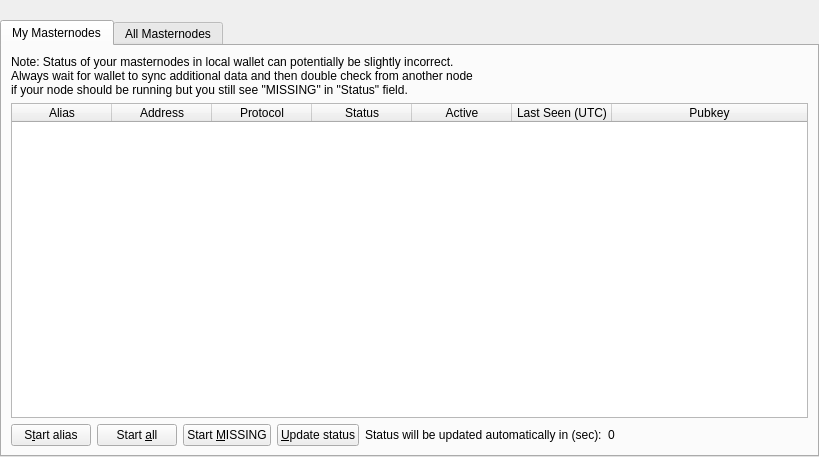
<?xml version="1.0" encoding="UTF-8"?>
<ui version="4.0">
 <class>MasternodeList</class>
 <widget class="QWidget" name="MasternodeList">
  <property name="enabled">
   <bool>true</bool>
  </property>
  <property name="geometry">
   <rect>
    <x>0</x>
    <y>0</y>
    <width>819</width>
    <height>457</height>
   </rect>
  </property>
  <property name="windowTitle">
   <string>Form</string>
  </property>
  <layout class="QVBoxLayout" name="topLayout">
   <property name="leftMargin">
    <number>0</number>
   </property>
   <property name="topMargin">
    <number>0</number>
   </property>
   <property name="rightMargin">
    <number>0</number>
   </property>
   <property name="bottomMargin">
    <number>0</number>
   </property>
   <item>
    <layout class="QVBoxLayout" name="verticalLayout">
     <property name="bottomMargin">
      <number>0</number>
     </property>
     <item>
      <spacer name="horizontalSpacer0">
       <property name="orientation">
        <enum>Qt::Horizontal</enum>
       </property>
       <property name="sizeHint" stdset="0">
        <size>
         <width>40</width>
         <height>20</height>
        </size>
       </property>
      </spacer>
     </item>
     <item>
      <widget class="QTabWidget" name="tabWidget">
       <property name="currentIndex">
        <number>0</number>
       </property>
       <widget class="QWidget" name="tabMyMasternodes">
        <attribute name="title">
         <string>My Masternodes</string>
        </attribute>
        <layout class="QGridLayout" name="gridLayout_2">
         <item row="0" column="0">
          <layout class="QVBoxLayout" name="verticalLayout_2">
           <property name="bottomMargin">
            <number>0</number>
           </property>
           <item>
            <layout class="QHBoxLayout" name="horizontalLayout_note">
             <property name="bottomMargin">
              <number>0</number>
             </property>
             <item>
              <widget class="QLabel" name="updateNote">
               <property name="text">
                <string>Note: Status of your masternodes in local wallet can potentially be slightly incorrect.&lt;br /&gt;Always wait for wallet to sync additional data and then double check from another node&lt;br /&gt;if your node should be running but you still see &quot;MISSING&quot; in &quot;Status&quot; field.</string>
               </property>
              </widget>
             </item>
            </layout>
           </item>
           <item>
            <widget class="QTableWidget" name="tableWidgetMyMasternodes">
             <property name="minimumSize">
              <size>
               <width>695</width>
               <height>0</height>
              </size>
             </property>
             <property name="palette">
              <palette>
               <active>
                <colorrole role="Text">
                 <brush brushstyle="SolidPattern">
                  <color alpha="255">
                   <red>51</red>
                   <green>51</green>
                   <blue>51</blue>
                  </color>
                 </brush>
                </colorrole>
               </active>
               <inactive>
                <colorrole role="Text">
                 <brush brushstyle="SolidPattern">
                  <color alpha="255">
                   <red>51</red>
                   <green>51</green>
                   <blue>51</blue>
                  </color>
                 </brush>
                </colorrole>
               </inactive>
               <disabled>
                <colorrole role="Text">
                 <brush brushstyle="SolidPattern">
                  <color alpha="255">
                   <red>85</red>
                   <green>85</green>
                   <blue>85</blue>
                  </color>
                 </brush>
                </colorrole>
               </disabled>
              </palette>
             </property>
             <property name="editTriggers">
              <set>QAbstractItemView::NoEditTriggers</set>
             </property>
             <property name="alternatingRowColors">
              <bool>true</bool>
             </property>
             <property name="selectionMode">
              <enum>QAbstractItemView::SingleSelection</enum>
             </property>
             <property name="selectionBehavior">
              <enum>QAbstractItemView::SelectRows</enum>
             </property>
             <property name="sortingEnabled">
              <bool>true</bool>
             </property>
             <attribute name="horizontalHeaderStretchLastSection">
              <bool>true</bool>
             </attribute>
             <column>
              <property name="text">
               <string>Alias</string>
              </property>
             </column>
             <column>
              <property name="text">
               <string>Address</string>
              </property>
             </column>
             <column>
              <property name="text">
               <string>Protocol</string>
              </property>
             </column>
             <column>
              <property name="text">
               <string>Status</string>
              </property>
             </column>
             <column>
              <property name="text">
               <string>Active</string>
              </property>
             </column>
             <column>
              <property name="text">
               <string>Last Seen (UTC)</string>
              </property>
             </column>
             <column>
              <property name="text">
               <string>Pubkey</string>
              </property>
             </column>
            </widget>
           </item>
           <item>
            <layout class="QHBoxLayout" name="horizontalLayout_5">
             <property name="bottomMargin">
              <number>0</number>
             </property>
             <item>
              <widget class="QPushButton" name="startButton">
               <property name="text">
                <string>S&amp;tart alias</string>
               </property>
              </widget>
             </item>
             <item>
              <widget class="QPushButton" name="startAllButton">
               <property name="text">
                <string>Start &amp;all</string>
               </property>
              </widget>
             </item>
             <item>
              <widget class="QPushButton" name="startMissingButton">
               <property name="text">
                <string>Start &amp;MISSING</string>
               </property>
              </widget>
             </item>
             <item>
              <widget class="QPushButton" name="UpdateButton">
               <property name="text">
                <string>&amp;Update status</string>
               </property>
              </widget>
             </item>
             <item>
              <widget class="QLabel" name="autoupdate_label">
               <property name="text">
                <string>Status will be updated automatically in (sec):</string>
               </property>
              </widget>
             </item>
             <item>
              <widget class="QLabel" name="secondsLabel">
               <property name="text">
                <string>0</string>
               </property>
              </widget>
             </item>
             <item>
              <spacer name="horizontalSpacer_5">
               <property name="orientation">
                <enum>Qt::Horizontal</enum>
               </property>
               <property name="sizeHint" stdset="0">
                <size>
                 <width>40</width>
                 <height>20</height>
                </size>
               </property>
              </spacer>
             </item>
            </layout>
           </item>
          </layout>
         </item>
        </layout>
       </widget>
       <widget class="QWidget" name="tabAllMasternodes">
        <attribute name="title">
         <string>All Masternodes</string>
        </attribute>
        <layout class="QGridLayout" name="gridLayout">
         <item row="1" column="0">
          <widget class="QTableWidget" name="tableWidgetMasternodes">
           <property name="palette">
            <palette>
             <active>
              <colorrole role="Text">
               <brush brushstyle="SolidPattern">
                <color alpha="255">
                 <red>51</red>
                 <green>51</green>
                 <blue>51</blue>
                </color>
               </brush>
              </colorrole>
             </active>
             <inactive>
              <colorrole role="Text">
               <brush brushstyle="SolidPattern">
                <color alpha="255">
                 <red>51</red>
                 <green>51</green>
                 <blue>51</blue>
                </color>
               </brush>
              </colorrole>
             </inactive>
             <disabled>
              <colorrole role="Text">
               <brush brushstyle="SolidPattern">
                <color alpha="255">
                 <red>85</red>
                 <green>85</green>
                 <blue>85</blue>
                </color>
               </brush>
              </colorrole>
             </disabled>
            </palette>
           </property>
           <property name="editTriggers">
            <set>QAbstractItemView::NoEditTriggers</set>
           </property>
           <property name="alternatingRowColors">
            <bool>true</bool>
           </property>
           <property name="selectionBehavior">
            <enum>QAbstractItemView::SelectRows</enum>
           </property>
           <property name="sortingEnabled">
            <bool>true</bool>
           </property>
           <attribute name="horizontalHeaderStretchLastSection">
            <bool>true</bool>
           </attribute>
           <column>
            <property name="text">
             <string>Address</string>
            </property>
           </column>
           <column>
            <property name="text">
             <string>Protocol</string>
            </property>
           </column>
           <column>
            <property name="text">
             <string>Status</string>
            </property>
           </column>
           <column>
            <property name="text">
             <string>Active</string>
            </property>
           </column>
           <column>
            <property name="text">
             <string>Last Seen (UTC)</string>
            </property>
           </column>
           <column>
            <property name="text">
             <string>Pubkey</string>
            </property>
           </column>
          </widget>
         </item>
         <item row="0" column="0">
          <layout class="QHBoxLayout" name="horizontalLayout_3">
           <property name="bottomMargin">
            <number>0</number>
           </property>
           <item>
            <widget class="QLabel" name="label_filter">
             <property name="text">
              <string>Filter List:</string>
             </property>
            </widget>
           </item>
           <item>
            <widget class="QLineEdit" name="filterLineEdit">
             <property name="toolTip">
              <string>Filter masternode list</string>
             </property>
            </widget>
           </item>
           <item>
            <spacer name="horizontalSpacer_3">
             <property name="orientation">
              <enum>Qt::Horizontal</enum>
             </property>
             <property name="sizeHint" stdset="0">
              <size>
               <width>10</width>
               <height>20</height>
              </size>
             </property>
            </spacer>
           </item>
           <item>
            <widget class="QLabel" name="label_count">
             <property name="text">
              <string>Node Count:</string>
             </property>
            </widget>
           </item>
           <item>
            <widget class="QLabel" name="countLabel">
             <property name="text">
              <string>0</string>
             </property>
            </widget>
           </item>
          </layout>
         </item>
        </layout>
       </widget>
      </widget>
     </item>
    </layout>
   </item>
  </layout>
 </widget>
 <resources/>
 <connections/>
</ui>
